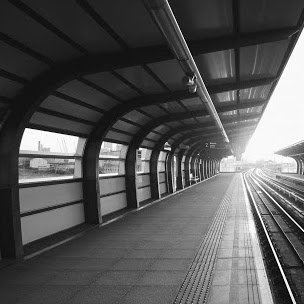
#> input picture station.jpg, 304 x 304 px
$ jupyter execute --allow-errors 'Confusion technique.ipynb'
#> lines starting #> are read from the running program, lines starting #| are printed output that depends on the picture
### Algorithm.py
import numpy as np

# [93 lines left out: functions VC, VD, Arnold, key_expansion, ciphering_block, deciphering_block, not called in this run]


def s(k1, k2, k3, k4):
    k = np.vstack([k1, k2, k3, k4]).T
    return np.dot(k,k.T)

# [26 lines left out: functions key_update, key_update_hk, not called in this run]

def permute_rows(img, S, n):
    """
    img[n x n]: картинка
    S[n]: блок для перестановки элементов в строках картинки
    n: размерность
    """
    img_pi = np.zeros((n, n), dtype=np.uint8)

    for i in range(n):
        arr = []
        for j in range(n):
            arr.append([S[j], img[i][j]])

        for j in range(n - 1, 0, -1):
            for k in range(0, j):
                if arr[k][0] > arr[k + 1][0]:
                    arr[k], arr[k + 1] = arr[k + 1], arr[k]

        for j in range(n):
            img_pi[i][j] = arr[j][1]

    return img_pi


def permute_columns(img, S, n):
    """
    img[n x n]: картинка
    S[n]: блок для перестановки элементов в строках картинки
    n: размерность
    """
    img_spi = np.zeros((n, n), dtype=np.uint8)

    for i in range(n):
        arr = []
        for j in range(n):
            arr.append([S[j], img[j][i]])

        for j in range(n - 1, 0, -1):
            for k in range(0, j):
                if arr[k][0] > arr[k + 1][0]:
                    arr[k], arr[k + 1] = arr[k + 1], arr[k]

        for j in range(n):
            img_spi[j][i] = arr[j][1]

    return img_spi


def repermute_rows(img, S, n):
    """
    img[n x n]: картинка
    S[n]: блок для перестановки элементов в строках картинки
    n: размерность
    """
    img_pi = np.zeros((n, n), dtype=np.uint8)

    for i in range(n):
        arr = []
        for j in range(n):
            arr.append([S[j], j])

        for j in range(n - 1, 0, -1):
            for k in range(0, j):
                if arr[k][0] > arr[k + 1][0]:
                    arr[k], arr[k + 1] = arr[k + 1], arr[k]

        for j in range(n):
            img_pi[i][arr[j][1]] = img[i][j]

    return img_pi


def repermute_columns(img, S, n):
    """
    img[n x n]: картинка
    S[n]: блок для перестановки элементов в строках картинки
    n: размерность
    """
    img_spi = np.zeros((n, n), dtype=np.uint8)

    for i in range(n):
        arr = []
        for j in range(n):
            arr.append([S[j], j])

        for j in range(n - 1, 0, -1):
            for k in range(0, j):
                if arr[k][0] > arr[k + 1][0]:
                    arr[k], arr[k + 1] = arr[k + 1], arr[k]

        for j in range(n):
            img_spi[arr[j][1]][i] = img[j][i]

    return img_spi

### Confusion technique.ipynb
[cell 1]
import numpy as np
import cv2
from PIL import Image
import random

from Algorithm import permute_rows, repermute_columns, repermute_rows, permute_columns
#> (the rest of this cell did not finish here and is left out)

[cell 2]
# constants
r = 3.73421
lkey = random.random()

[cell 3]
img_path = 'station.jpg'
img = cv2.imread(img_path, 0)
#> img is the input picture: shape (304, 304); min 0, max 255, mean 86.2

n = len(img)
#> n = 304
print(len)
img_pi = np.zeros((n, n), dtype=np.uint8)
img_spi = np.zeros((n, n), dtype=np.uint8)

[cell 4]
# step 3
S_a = np.zeros(n, dtype=float)
#> S_a = 304 values from 0 to 0
S_b = np.zeros(n, dtype=float)
#> S_b = 304 values from 0 to 0

S_a[0] = lkey
S_b[0] = 1 - lkey

for i in range(1, n):
    S_a[i] =  r*S_a[i-1]*(1 - S_a[i-1])
    S_b[i] =  r*S_b[i-1]*(1 - S_b[i-1])

S_1n = np.concatenate((S_a[0:n//2], S_b[n//2:n]))
#> S_1n = 304 values, max 0.933 at index 47, min 0.232 at index 48, mean 0.659
S_2n = np.concatenate((S_b[0:n//2], S_a[n//2:n]))
#> S_2n = 304 values, max 0.933 at index 47, min 0.156 at index 0, mean 0.657
S_3n = np.concatenate((S_a[0:n//2], S_b[0:n//2]))
#> S_3n = 304 values, max 0.933 at index 47, min 0.156 at index 152, mean 0.656
S_4n = np.concatenate((S_b[n//2:n], S_a[n//2:n]))
#> S_4n = 304 values, max 0.933 at index 18, min 0.232 at index 19, mean 0.661

img_pi = permute_rows(img, S_1n, n)
img_pi = permute_rows(img_pi, S_2n, n)
#> call 2 of permute_rows, with S = array of shape (304,), n = 304
#> after the loop in permute_rows (call 2), `for i in range(n):`:
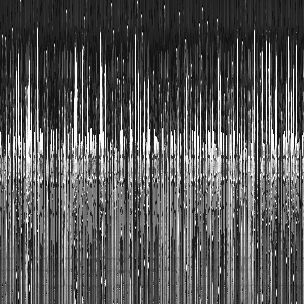
#> img_pi: shape (304, 304); min 0, max 255, mean 86.2
img_pi = permute_rows(img_pi, S_3n, n)
#> call 3 of permute_rows, with S = array of shape (304,), n = 304
#> after the loop in permute_rows (call 3), `for i in range(n):`:
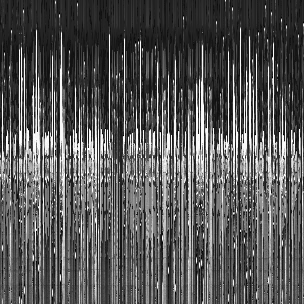
#> img_pi: shape (304, 304); min 0, max 255, mean 86.2
img_pi = permute_rows(img_pi, S_4n, n)
#> call 4 of permute_rows, with S = array of shape (304,), n = 304
#> after the loop in permute_rows (call 4), `for i in range(n):`:
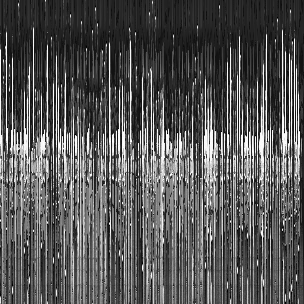
#> img_pi: shape (304, 304); min 0, max 255, mean 86.2

img_spi = permute_columns(img_pi, S_1n, n)
#> after the loop in permute_columns, `for i in range(n):`:
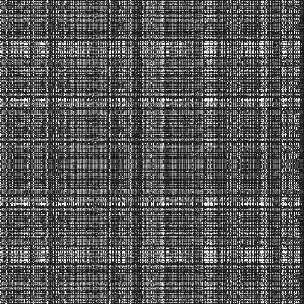
#> img_spi: shape (304, 304); min 0, max 255, mean 86.2
img_spi = permute_columns(img_spi, S_2n, n)
#> call 2 of permute_columns, with S = array of shape (304,), n = 304
#> after the loop in permute_columns (call 2), `for i in range(n):`:
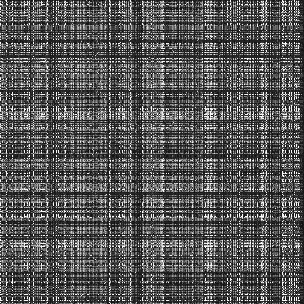
#> img_spi: shape (304, 304); min 0, max 255, mean 86.2
img_spi = permute_columns(img_spi, S_3n, n)
#> call 3 of permute_columns, with S = array of shape (304,), n = 304
#> after the loop in permute_columns (call 3), `for i in range(n):`:
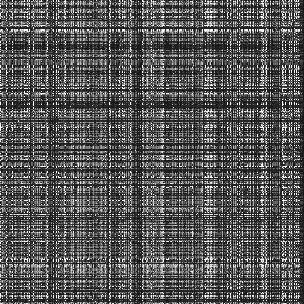
#> img_spi: shape (304, 304); min 0, max 255, mean 86.2
img_spi = permute_columns(img_spi, S_4n, n)
#> call 4 of permute_columns, with S = array of shape (304,), n = 304
#> after the loop in permute_columns (call 4), `for i in range(n):`:
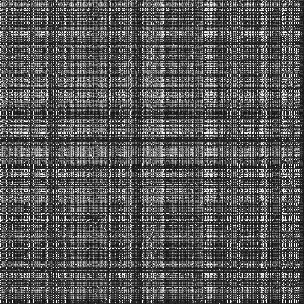
#> img_spi: shape (304, 304); min 0, max 255, mean 86.2


# step 4
img_fpi = permute_rows(img_spi, S_a, n)
#> after the loop in permute_rows (call 5), `for i in range(n):`:
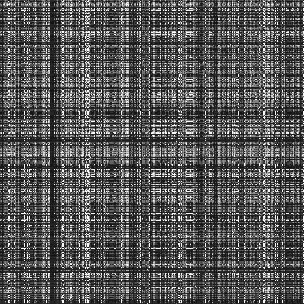
#> img_pi: shape (304, 304); min 0, max 255, mean 86.2
img_fpi = permute_columns(img_fpi, S_b, n)
#> after the loop in permute_columns (call 5), `for i in range(n):`:
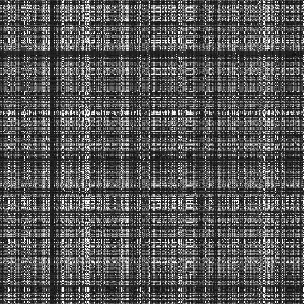
#> img_spi: shape (304, 304); min 0, max 255, mean 86.2


# step 5
L_1 = np.zeros((n**2)//2, dtype=float)
L_2 = np.zeros((n**2)//2, dtype=float)
LN_1 = np.zeros((n**2)//2, dtype=int)
LN_2 = np.zeros((n**2)//2, dtype=int)

L_1[0] = (1 - lkey)/3
L_2[0] = (1 - lkey)/4

for i in range(1, (n**2)//2):
    L_1[i] =  r*L_1[i-1]*(1 - L_1[i-1])
    L_2[i] =  r*L_2[i-1]*(1 - L_2[i-1])

for i in range((n**2)//2):
    LN_1[i] = (L_1[i] * (10**14)) % 256
    LN_2[i] = (L_2[i] * (10**14)) % 256

# step 6
img_fpi_str = img_fpi.flatten()

C = np.zeros(n**2, dtype=np.uint8)
C[0] = LN_1[0] ^ LN_2[0] ^ img_fpi_str[0]
C[1] = LN_2[0] ^ C[0] ^ img_fpi_str[1]

for j in range(1, (n**2)//2):
    C[2*j] = LN_1[j] ^ C[2*j - 1] ^ img_fpi_str[2*j]
    C[2*j + 1] = LN_2[j] ^ C[2*j] ^ img_fpi_str[2*j + 1]

[cell 5]
# save encrypted image
arr = np.reshape(C, (-1, n))
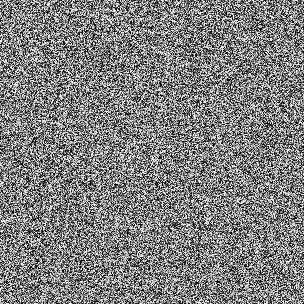
#> arr: shape (304, 304); min 0, max 255, mean 127.4

img_en = Image.fromarray(arr, 'L')
img_en.save("encrypted.jpg")

[cell 6]
# decryption

# step 2
D_1 = np.zeros((n**2)//2, dtype=float)
D_2 = np.zeros((n**2)//2, dtype=float)
DN_1 = np.zeros((n**2)//2, dtype=int)
DN_2 = np.zeros((n**2)//2, dtype=int)

D_1[0] = (1 - lkey)/3
D_2[0] = (1 - lkey)/4

for i in range(1, (n**2)//2):
    D_1[i] =  r*D_1[i-1]*(1 - D_1[i-1])
    D_2[i] =  r*D_2[i-1]*(1 - D_2[i-1])

for i in range((n**2)//2):
    DN_1[i] = (D_1[i] * (10**14)) % 256
    DN_2[i] = (D_2[i] * (10**14)) % 256

# step 3
img_di = np.zeros(n**2, dtype=int)

DI = np.zeros(n**2, dtype=np.uint8)
DI[0] = DN_1[0] ^ DN_2[0] ^ C[0]
DI[1] = DN_2[0] ^ C[0] ^ C[1]

for j in range(1, (n**2)//2):
    DI[2*j] = DN_1[j] ^ C[2*j - 1] ^ C[2*j]
    DI[2*j + 1] = DN_2[j] ^ C[2*j] ^ C[2*j + 1]

arr = np.reshape(DI, (-1, n))

[cell 7]
# step 4
img_1 = repermute_columns(arr, S_b, n)
img_1 = repermute_rows(img_1, S_a, n)

# step 5
img_2 = repermute_columns(img_1, S_4n, n)
img_2 = repermute_columns(img_2, S_3n, n)
img_2 = repermute_columns(img_2, S_2n, n)
img_2 = repermute_columns(img_2, S_1n, n)

img_3 = repermute_rows(img_2, S_4n, n)
img_3 = repermute_rows(img_3, S_3n, n)
img_3 = repermute_rows(img_3, S_2n, n)
img_3 = repermute_rows(img_3, S_1n, n)

[cell 8]
# save decrypted image

im_1 = Image.fromarray(img_3, 'L')
im_1.save("decrypted.jpg")
